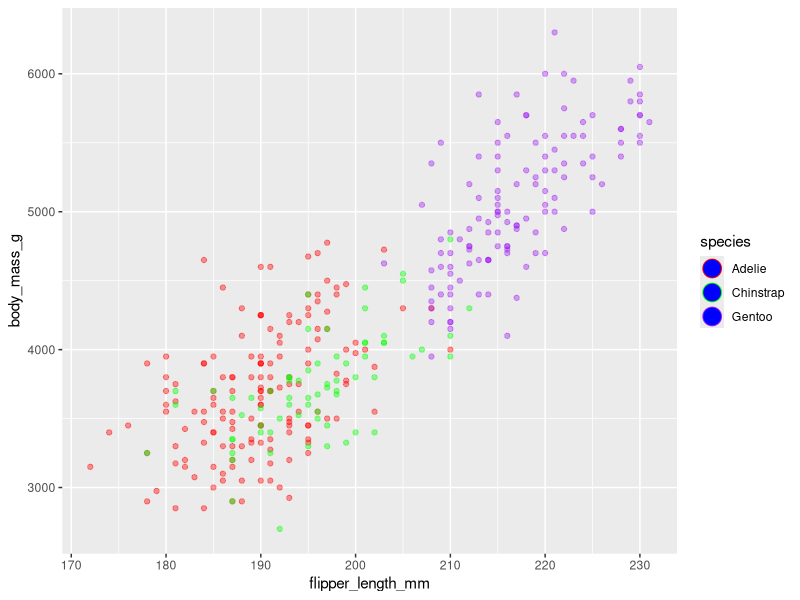

This chart was generated by the following R code:

            library(ggplot2)
            library(palmerpenguins)
            built_answer <- tryCatch(
                {
                    set.seed(42)
                    ggplot(penguins, aes(x = flipper_length_mm, y = body_mass_g, colour = species)) + geom_point(alpha = 0.4) + stat_manual(geom = "point", fun = function(data) data.frame(x = mean(data$x, na.rm = TRUE), y = mean(data$y, na.rm = TRUE)), size = 6, shape = 21)
                    suppressWarnings(
                        if (!file.exists("/sandbox/figures/flipper-length_body-mass_scatter_stat_manual_centroid_answer.png")) {
                            ggsave(
                                width = 3,
                                height = 3,
                                "/sandbox/figures/flipper-length_body-mass_scatter_stat_manual_centroid_answer.png"
                            )
                        }
                    )
                    suppressWarnings(
                        ggplot_build(last_plot())
                    )
                },
                error = function(e) {
                    'ERROR'
                }
            )
            built_submission <- tryCatch(
                {
                    set.seed(42)
                    ggplot(penguins, aes(x = flipper_length_mm, y = body_mass_g, color = species)) +
  geom_point(alpha = 0.4) +
  stat_summary(fun.data = function(data) data.frame(x = mean(data$x, na.rm = TRUE), y = mean(data$y, na.rm = TRUE)), 
               geom = "point", size = 6, shape = 21, fill = "blue") +
  scale_color_manual(values = c("Adelie" = "red", "Chinstrap" = "green", "Gentoo" = "purple"))
                    suppressWarnings(
                        ggsave(
                            width = 3,
                            height = 3,
                            "figures/flipper-length_body-mass_scatter_stat_manual_centroid_submission_qwen.png"
                        )
                    )
                    suppressWarnings(
                        ggplot_build(last_plot())
                    )
                },
                error = function(e) {
                    'ERROR'
                }
            )
            cat(isTRUE(all.equal(built_answer, built_submission)))
        
